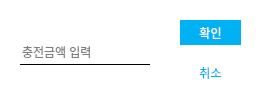
<?xml version="1.0" encoding="UTF-8"?>
<ui version="4.0">
 <class>charge</class>
 <widget class="QDialog" name="charge">
  <property name="geometry">
   <rect>
    <x>0</x>
    <y>0</y>
    <width>265</width>
    <height>111</height>
   </rect>
  </property>
  <property name="windowTitle">
   <string>Dialog</string>
  </property>
  <property name="styleSheet">
   <string notr="true">background-color: rgb(255, 255, 255);</string>
  </property>
  <widget class="QLineEdit" name="pay_text">
   <property name="geometry">
    <rect>
     <x>20</x>
     <y>40</y>
     <width>130</width>
     <height>25</height>
    </rect>
   </property>
   <property name="styleSheet">
    <string notr="true">border:none;
border-bottom:0.5px solid #000;</string>
   </property>
   <property name="placeholderText">
    <string>충전금액 입력</string>
   </property>
  </widget>
  <widget class="QPushButton" name="ok_btn">
   <property name="geometry">
    <rect>
     <x>180</x>
     <y>20</y>
     <width>61</width>
     <height>25</height>
    </rect>
   </property>
   <property name="styleSheet">
    <string notr="true">QPushButton{
	background-color: rgb(0, 177, 244);
	color: rgb(255, 255, 255);
    border:none
}
QPushButton:hover{
	background-color: rgb(255, 255, 255);
	color: rgb(0, 177, 244);
   border:none
}</string>
   </property>
   <property name="text">
    <string>확인</string>
   </property>
  </widget>
  <widget class="QPushButton" name="exit_btn">
   <property name="geometry">
    <rect>
     <x>180</x>
     <y>60</y>
     <width>61</width>
     <height>25</height>
    </rect>
   </property>
   <property name="styleSheet">
    <string notr="true">QPushButton{
	background-color: rgb(255, 255, 255);
	color: rgb(0, 177, 244);
    border:none
}
QPushButton:hover{
	background-color: rgb(0, 177, 244);
	color: rgb(255, 255, 255);
}</string>
   </property>
   <property name="text">
    <string>취소</string>
   </property>
  </widget>
 </widget>
 <resources/>
 <connections/>
</ui>
